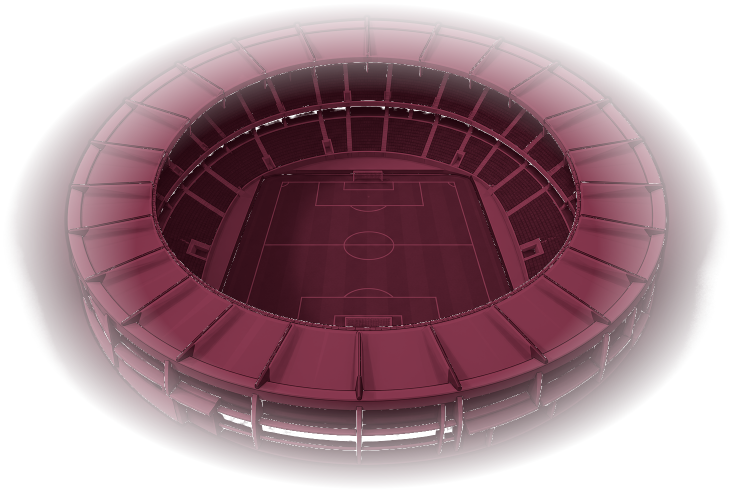
#> input picture lib/assets/branding/bragantino/arena_stadium.png, 1466 x 985 px (shown at 1/2 size)
$ python build_arena_stadium.py
#> lines starting #> are read from the running program, lines starting #| are printed output that depends on the picture
"""Gera `lib/assets/branding/vilanova/arena_stadium.png` — a marca d'água de
estádio do card "Arena Vila Nova" na Home (ver `ArenaSpotlightCard`).

NÃO é o estádio oficial do Vila (OBA) nem nenhum estádio real específico —
é o MESMO render 3D genérico já usado por Goiás (verde,
`lib/assets/branding/goias/arena_stadium.png`) e Bragantino (azul,
`lib/assets/branding/bragantino/arena_stadium.png`), reconvertido em duotone
com a cor oficial do Vila (#C33D41). Cada clube só recolore a mesma imagem
de origem — nunca redesenha, nunca finge ser uma foto do estádio de verdade.

Uso:  python tooling/vilanova_brand/build_arena_stadium.py
"""

import pathlib

from PIL import Image, ImageOps

ROOT = pathlib.Path(__file__).resolve().parents[2]
SRC = ROOT / "lib/assets/branding/bragantino/arena_stadium.png"
OUT = ROOT / "lib/assets/branding/vilanova/arena_stadium.png"

# Sombra quase-preta com leve matiz vermelho; highlight um pouco mais claro
# que o vermelho oficial (#C33D41) pra dar a sensação de "brilho" no ponto
# mais claro do render — mesmo espírito das versões verde/azul.
SHADOW = (10, 3, 4)
HIGHLIGHT = (211, 85, 90)


def main() -> None:
    src = Image.open(SRC).convert("RGBA")
#> src is the input picture: PIL image 1466x985 RGBA; mean R, G, B, A 62.3, 22.4, 33.8, 131.9
    # Preserva a transparência da origem: sem o alpha, o fundo vira um
    # retângulo quase-preto visível sobre o vinho do card.
    alpha = src.getchannel("A")
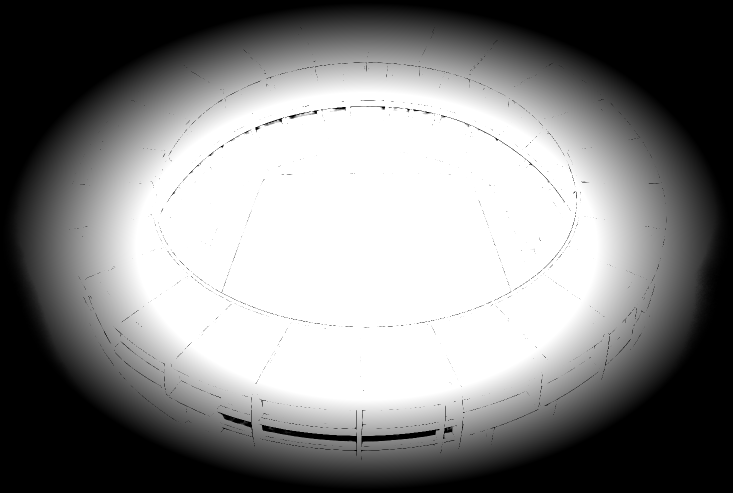
#> alpha: PIL image 1466x985 L (shown at 1/2 size); min 0, max 255, mean 131.9
    img = src.convert("L")
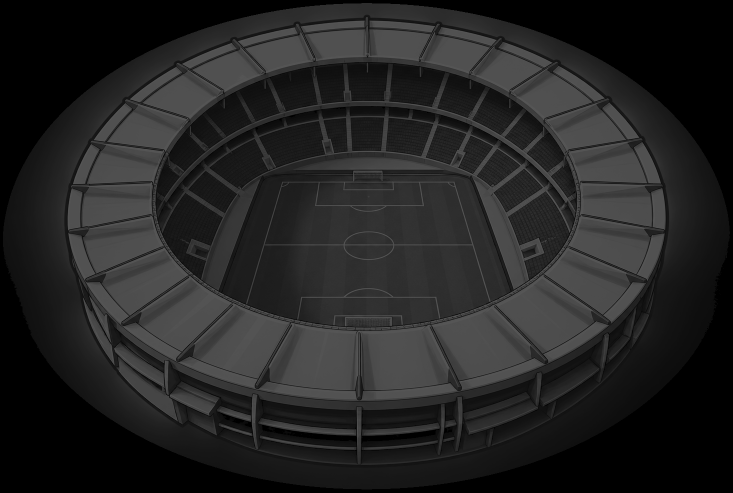
#> img: PIL image 1466x985 L (shown at 1/2 size); min 0, max 85, mean 35.7
    # A imagem de origem nunca usa a faixa 0-255 inteira (o pixel mais claro
    # do render do Bragantino é ~117 de luminância) — sem isso a versão
    # recolorida fica visivelmente mais apagada que Goiás/Bragantino.
    img = ImageOps.autocontrast(img, cutoff=0)
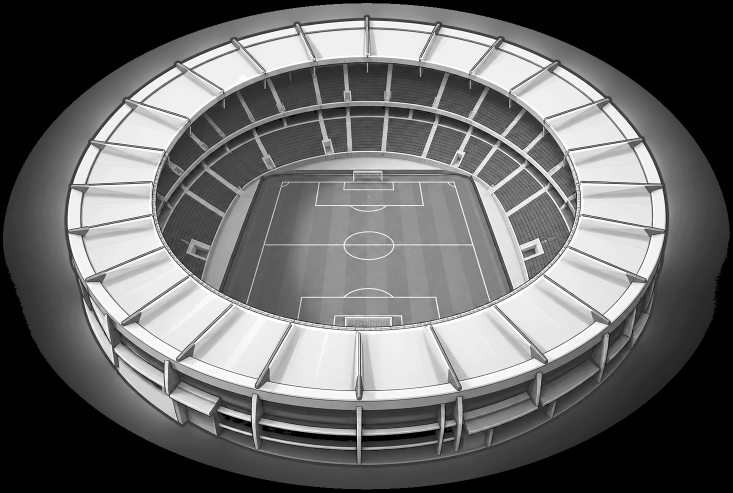
#> img: PIL image 1466x985 L (shown at 1/2 size); min 0, max 255, mean 107

    lut_r = [SHADOW[0] + (HIGHLIGHT[0] - SHADOW[0]) * i // 255 for i in range(256)]
    lut_g = [SHADOW[1] + (HIGHLIGHT[1] - SHADOW[1]) * i // 255 for i in range(256)]
    lut_b = [SHADOW[2] + (HIGHLIGHT[2] - SHADOW[2]) * i // 255 for i in range(256)]

    r = img.point(lut_r)
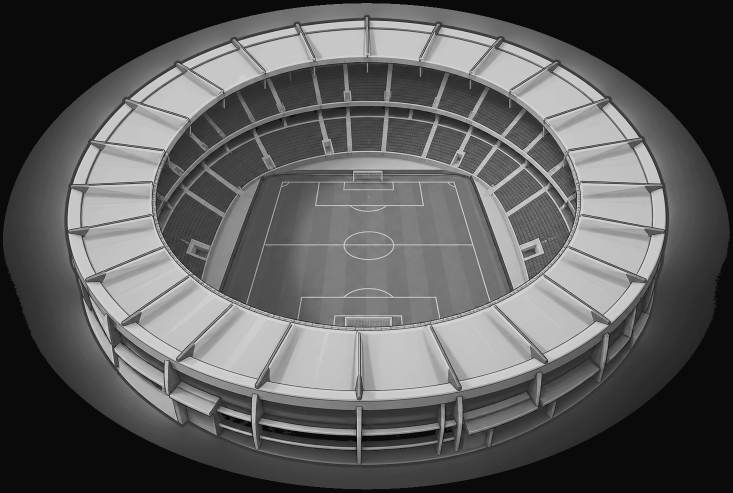
#> r: PIL image 1466x985 L (shown at 1/2 size); min 10, max 211, mean 94
    g = img.point(lut_g)
    b = img.point(lut_b)
    out = Image.merge("RGBA", (r, g, b, alpha))
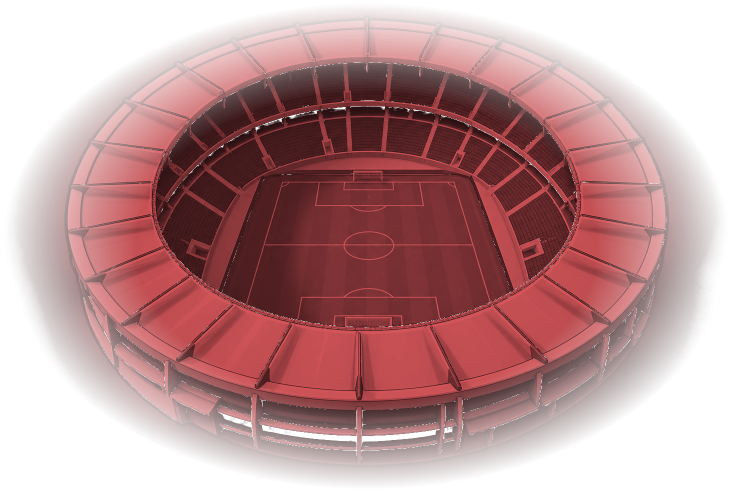
#> out: PIL image 1466x985 RGBA (shown at 1/2 size); mean R, G, B, A 94, 37.1, 39.7, 131.9; transparent parts drawn white
    out.save(OUT)
    print(f"saved {OUT} {out.size}")
#| saved lib/assets/branding/vilanova/arena_stadium.png (1466, 985)


if __name__ == "__main__":
    main()
